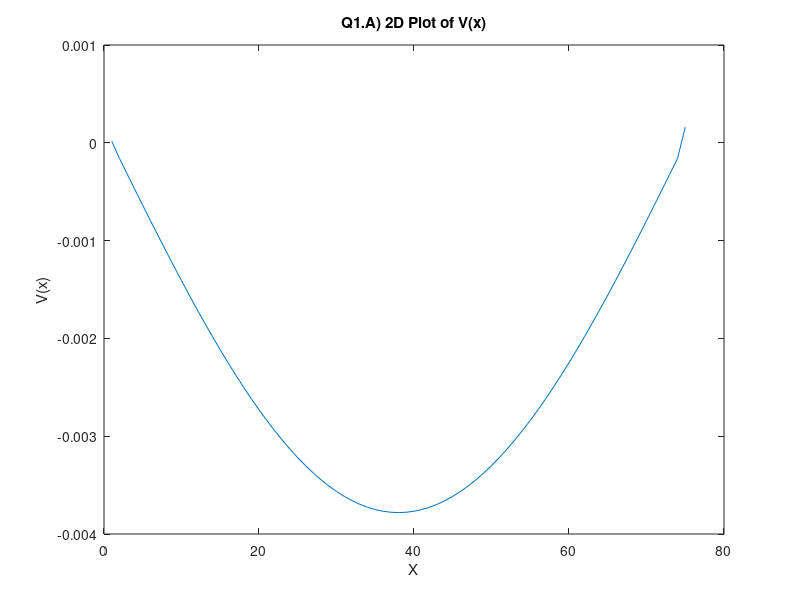

The MATLAB source for this figure: (Note: a time limit stopped this script after it produced the figure.)
%Assignment 2 for ELEC4700
%Philippe Masson

%Q1 A -------------------
%clear;
close all;

Width = 50;
Length = Width * 3/2;
numX = Length;
numY = Width;
delta = 1;
V0 = 10;

GMatrix = zeros(numX*numY,numX*numY);

for i = 1:numX
    for j = 1:numY
        n = j+(i-1)*numY;
        nxm = j+(i-2)*numY;
        nxp = j + i*numY;
        
        if(i == 1) %Left Boundary
            GMatrix(n,n) = V0;
        elseif(i == numX) %Right Boundary
            GMatrix(n,n) = 1; %using 1 here since 0 is bugged for eigs
        else            
            GMatrix(n,n) = -2;
            GMatrix(nxm,n) = 1;
            GMatrix(nxp,n) = 1;
        end      
        
    end    
end

[E,D] = eigs(GMatrix,2,'sm');

jC = 1;
iC = 1;

mapMatrix = zeros(numX,numY);
for count = 1:numX*numY
        mapMatrix(iC,jC) = E(count,1);

        if (jC == numY)
            jC = 1;
            iC = iC + 1;        
        else
            jC = jC + 1;
        end
end
fig = figure(2);
plot(mapMatrix(:,1));
title('Q1.A) 2D Plot of V(x)');
xlabel('X');
ylabel('V(x)');
%surf(mapMatrix*D(1,1));
saveas(fig, ['Q1A', '.png']);


%Q1 B -------------------
clear;

Width = 50;
Length = Width * 3/2;
numX = Length;
numY = Width;
delta = 1;
V0 = 10;

GMatrix = zeros(numX*numY,numX*numY);

for i = 1:numX
    for j = 1:numY
        n = j+(i-1)*numY;
        nxm = j+(i-2)*numY;
        nxp = j + i*numY;
        nym = j-1+(i-1)*numY;
        nyp = j+1 + (i-1)*numY;
        
        if(i == 1) %Left Boundary
            GMatrix(n,n) = V0;
        elseif(i == numX) %Right Boundary
            GMatrix(n,n) = V0;
        elseif(j == 1)
            GMatrix(n,n) = 1; %using 1 here since 0 is bugged for eigs
        elseif (j == numY)
            GMatrix(n,n) = 1; %using 1 here since 0 is bugged for eigs
        else            
            GMatrix(n,n) = -4;
            GMatrix(nxm,n) = 1;
            GMatrix(nxp,n) = 1;
            GMatrix(n,nym) = 1;
            GMatrix(n,nyp) = 1;
        end      
        
    end    
end

[E,D] = eigs(GMatrix,2,'sm');
%[E,D] = eig(GMatrix);
% [Ds,Pr] = sort(diag(D));
% D = D(Pr,Pr);
% E = E(:,Pr);


jC = 1;
iC = 1;

mapMatrix = zeros(numX,numY);
for count = 1:numX*numY
        mapMatrix(iC,jC) = E(count,1);

        if (jC == numY)
            jC = 1;
            iC = iC + 1;        
        else
            jC = jC + 1;
        end
end

fig = figure(3);
surf(mapMatrix*D(1,1));
title('Q1.B) Surface Plot of V(x,y)');
xlabel('X');
ylabel('Y');
zlabel('V(x,y)');
saveas(fig, ['Q1B', '.png']);

%Q2 -------------------
clear

Width = 50;
Length = Width * 3/2;
numX = Length;
numY = Width;
V0 = 10;

GMatrix = zeros(numX*numY,numX*numY);
SigMatrix = zeros(numX,numY);

for i = 1:numX
    for j = 1:numY
        n = j+(i-1)*numY;
        nxm = j+(i-2)*numY;
        nxp = j + i*numY;
        nym = j-1+(i-1)*numY;
        nyp = j+1 + (i-1)*numY;
        
        %Setup Sigma
        Sigma = 1;
        if(i >=25 && i <= 45 && (j<15 || j>numY-15))
            Sigma = 10e-2;
        end
        SigMatrix(i,j) = Sigma;
        
        if(i == 1) %Left Boundary
            GMatrix(n,n) = V0;
        elseif(i == numX) %Right Boundary
            GMatrix(n,n) = 1;
        else            
            GMatrix(n,n) = -4*Sigma;
            GMatrix(nxm,n) = 1*Sigma;
            GMatrix(nxp,n) = 1*Sigma;
            GMatrix(n,nym) = 1*Sigma;
            GMatrix(n,nyp) = 1*Sigma;
        end

    end    
end

[V,D] = eigs(GMatrix,1,'sm');
jC = 1;
iC = 1;
mapMatrix = zeros(numX,numY);
for count = 1:numX*numY
        mapMatrix(iC,jC) = V(count,1);

        if (jC == numY)
            jC = 1;
            iC = iC + 1;        
        else
            jC = jC + 1;
        end
end

V=mapMatrix*D(1,1);
%V=mapMatrix;
I=V./SigMatrix; %get the current from V
q = 1.6e-19; %charge
E=V*q; %Energy from V


fig = figure(4);
surf(SigMatrix);
title('2 - sigma(x,y)');
xlabel('X');
ylabel('Y');
zlabel('sigma(x,y)');
saveas(fig, ['Q2Sig', '.png']);

fig = figure(5);
surf(V);
title('2 - V(x,y)');
xlabel('X');
ylabel('Y');
zlabel('V(x,y)');
saveas(fig, ['Q2V', '.png']);

fig = figure(6);
surf(I);
title('2 - J(x,y)');
xlabel('X');
ylabel('Y');
zlabel('E(x,y)');
saveas(fig, ['Q2J', '.png']);

fig = figure(7);
surf(E);
title('2 - E(x,y)');
xlabel('X');
ylabel('Y');
zlabel('J(x,y)');
saveas(fig, ['Q2E', '.png']);
